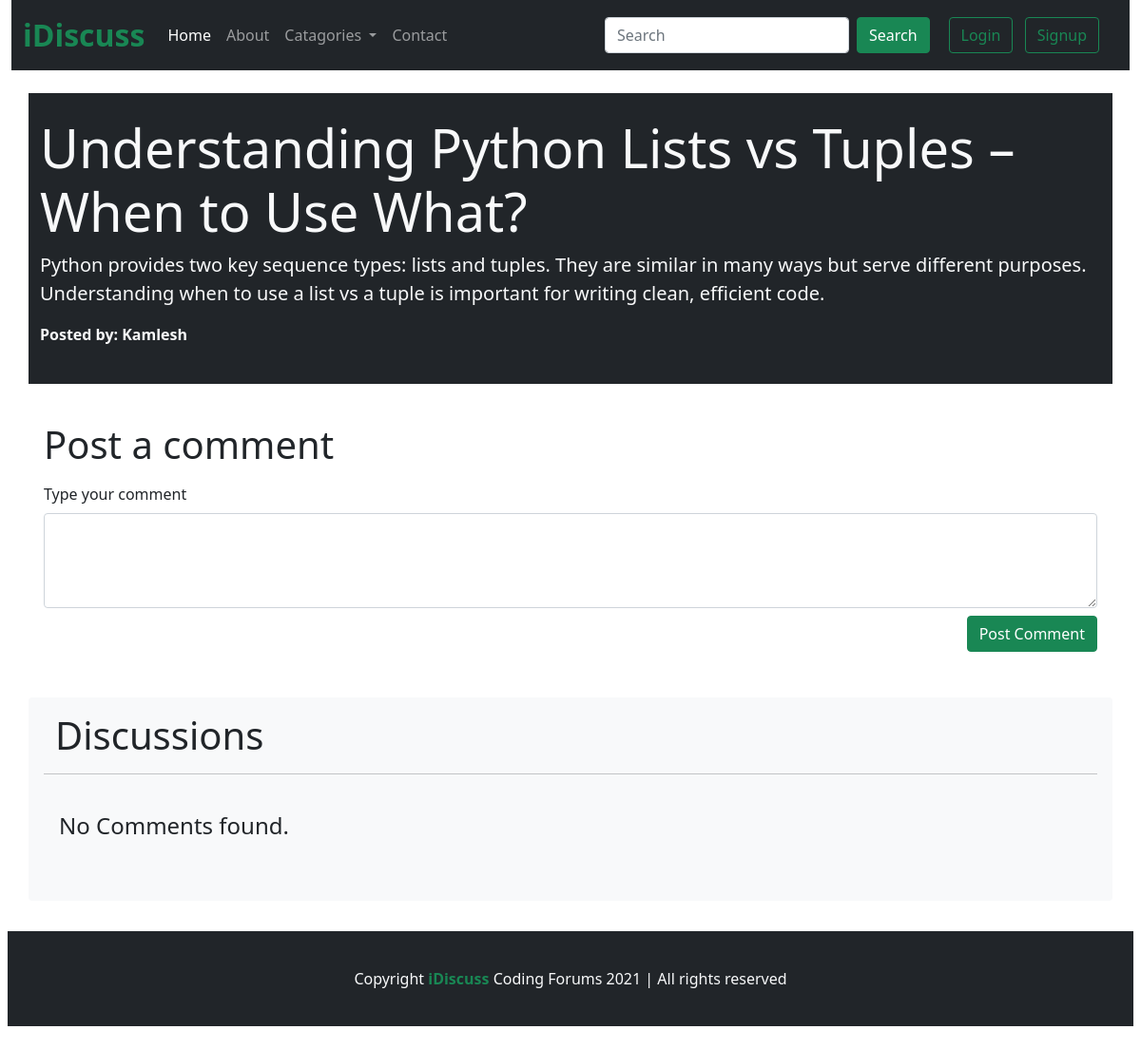
Page /thread.php?threadid=2 on the committed database.
### tables this page shows
CREATE TABLE `threads` (
  `thread_id` int(11) NOT NULL,
  `thread_title` varchar(255) NOT NULL,
  `thread_desc` text NOT NULL,
  `thread_cat_id` int(11) NOT NULL,
  `thread_user_id` int(11) NOT NULL,
  `timestamp` datetime NOT NULL DEFAULT current_timestamp()
);

### thread.php (the view, shortened to what this page needs)
<?php
include('./partials/_dbconnect.php'); ?>
<?php
$thread_id = $_GET['threadid'];
$sql = "SELECT * FROM `threads` WHERE thread_id=$thread_id";
$result = mysqli_query($conn, $sql);
while ($row = mysqli_fetch_assoc($result)) {
    $thread_title = $row['thread_title'];
    $thread_desc = $row['thread_desc'];
};
?>
<?php
include('./partials/_header.php');
?>
<div class="container bg-dark text-light py-4 my-4 ">
    <h1 class="display-4"><b> <?php echo $thread_title ?></b></h1>
    <p class="lead"> <?php echo $thread_desc ?></p>
    <p class="text-left"><b>Posted by: Kamlesh</b></p>
</div>
<div class="container p-3">
    <h1>Post a comment</h1>
    <form class="" method="post" action="<?php echo $_SERVER['REQUEST_URI'] ?>">
        <div class="form-group">
            <label for="comment_content" class="py-2">Type your comment</label>
            <textarea class="form-control" id="comment_content" name="comment_content" style="height: 100px"></textarea>
        </div>
        <div class="text-end">
            <button type="submit" class="btn btn-success my-2 text-end">Post Comment</button>
        </div>
    </form>
</div>
<?php
$noResult = true;
echo '<div class="container my-4 p-3 bg-light text-dark rounded">
        <div class="container">
                 <h1>Discussions</h1>
        </div>
        <hr>';
if ($noResult) {
    echo '
        <div class=" my-4 p-3">
            <h4>No Comments found.</h4>
         </div>
    </div>
    ';
}
?>
<?php include('_footer.php'); ?>

### partials/_header.php (style rules this page uses)
* { margin:0; padding:0 box-sizing: border-box; }

### rows in the picture
threads: thread_title "Understanding Python Lists vs Tuples – When to Use What?", thread_desc "Python provides two key sequence types: lists and tuples. They are similar in many ways but serve different purposes. Understanding when to use a list vs a tuple is important for writing clean, efficient code."
